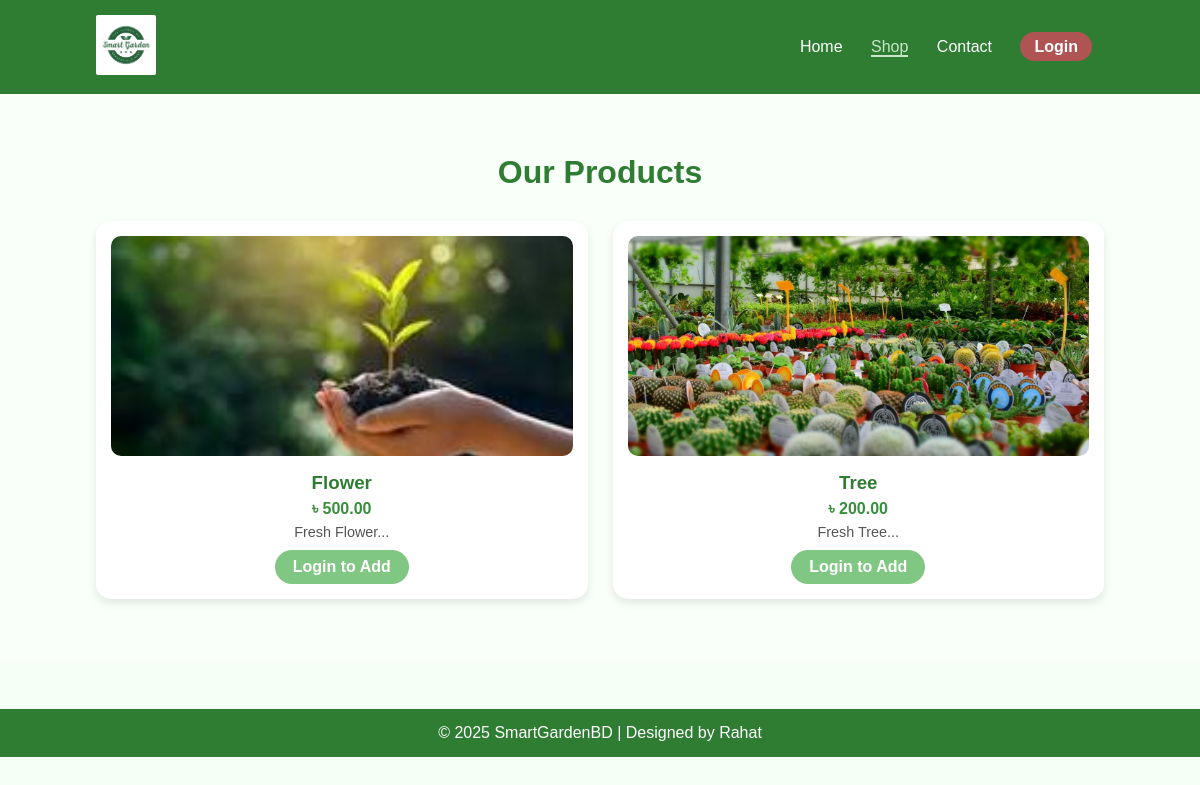
/products.php, run on the app's committed database.
### tables this page shows
CREATE TABLE `products` (
  `id` int(11) NOT NULL,
  `name` varchar(255) DEFAULT NULL,
  `description` text DEFAULT NULL,
  `price` decimal(10,2) DEFAULT NULL,
  `image` varchar(255) DEFAULT NULL,
  `category` varchar(100) DEFAULT NULL
);

### products.php (the view, shortened to what this page needs)
<?php
include 'php/db_connect.php';
?>
<!DOCTYPE html>
<html lang="en">
<head>
  <link rel="stylesheet" href="css/style.css">
</head>
<body>
<header class="navbar">
    <div class="logo">
  <img src="images/logo.jpg" alt="SmartGardenBD Logo" class="logo-img">
</div>
  <nav>
    <a href="index.php">Home</a>
    <a href="products.php" class="active">Shop</a>
    <a href="contact.php">Contact</a>
    <?php if(isset($_SESSION['user_logged_in'])): ?>
        <div class="dropdown">
            <a href="#" class="user-name"><?php echo $_SESSION['user_name']; ?> ▼</a>
            <div class="dropdown-content">
                <p>Name: <?php echo $_SESSION['user_name']; ?></p>
                <p>Email: <?php echo $_SESSION['user_email']; ?></p>
                <a href="logout_user.php">Logout</a>
            </div>
        </div>
    <?php else: ?>
        <a href="login_user.php" class="btn-login">Login</a>
    <?php endif; ?>
  </nav>
</header>
<section class="product-section">
  <h2 class="section-title">Our Products</h2>
  <div class="product-grid">
    <?php
    $result = mysqli_query($conn, "SELECT * FROM products");
    if (mysqli_num_rows($result) > 0) {
      while ($row = mysqli_fetch_assoc($result)) {
          echo "<div class='product-card'>
                  <img src='images/{$row['image']}' alt='{$row['name']}'>
                  <h3>{$row['name']}</h3>
                  <p class='price'>৳ {$row['price']}</p>
                  <p class='desc'>".substr($row['description'], 0, 60)."...</p>";
          if(isset($_SESSION['user_logged_in'])){
              echo "<a href='cart.php?id={$row['id']}' class='btn-cart'>Add to Cart</a>";
          } else {
              echo "<a href='login_user.php' class='btn-cart'>Login to Add</a>";
          }
          echo "</div>";
      }
    } else {
      echo "<p class='no-products'>No products available right now.</p>";
    }
    ?>
  </div>
</section>
<footer>
  <p>© 2025 SmartGardenBD | Designed by Rahat</p>
</footer>
</body>
</html>

### css/style.css (style rules this page uses)
* { margin: 0; padding: 0; box-sizing: border-box; font-family: "Poppins", sans-serif; }
body { background-color: #f5fff5; color: #333; }
.navbar { display: flex; justify-content: space-between; align-items: center; padding: 15px 8%; background: #2e7d32; color: #fff; position: sticky; top: 0; z-index: 100; }
.navbar .logo-img { height: 60px; width: auto; border-radius: 2px; }
.navbar nav a { color: white; margin: 0 12px; text-decoration: none; transition: color 0.3s ease; }
.btn-login { background: rgb(176, 83, 83); color: #2e7d32; padding: 6px 14px; border-radius: 20px; font-weight: bold; }
footer { background: #2e7d32; color: white; text-align: center; padding: 15px 0; margin-top: 50px; }
.product-section { padding: 60px 8%; text-align: center; background-color: #f9fff9; }
.section-title { font-size: 2em; color: #2e7d32; margin-bottom: 30px; font-weight: 600; }
.product-grid { display: grid; grid-template-columns: repeat(auto-fit, minmax(250px, 1fr)); gap: 25px; }
.product-card { background: white; border-radius: 15px; box-shadow: 0 4px 10px rgba(0,0,0,0.1); padding: 15px; transition: transform 0.3s ease, box-shadow 0.3s ease; position: relative; overflow: hidden; }
.product-card img { width: 100%; height: 220px; object-fit: cover; border-radius: 10px; transition: transform 0.5s ease; }
.product-card h3 { margin-top: 12px; color: #2e7d32; }
.price { color: #388e3c; font-weight: bold; margin: 6px 0; }
.desc { font-size: 0.9em; color: #555; margin-bottom: 10px; }
.btn-cart { background: #81c784; color: white; padding: 8px 18px; border-radius: 25px; text-decoration: none; font-weight: 600; display: inline-block; transition: background 0.3s ease, transform 0.2s ease; }
nav a.active { color: #c8e6c9; border-bottom: 2px solid #c8e6c9; }

### data on the page
products: image (picture), name "Flower", price "500.00", description "Fresh Flower"
products: image (picture), name "Tree", price "200.00", description "Fresh Tree"
